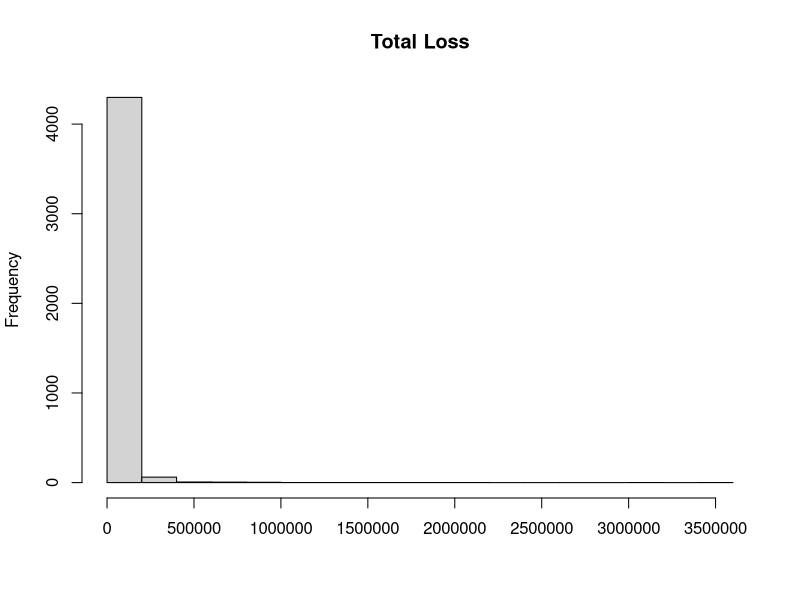
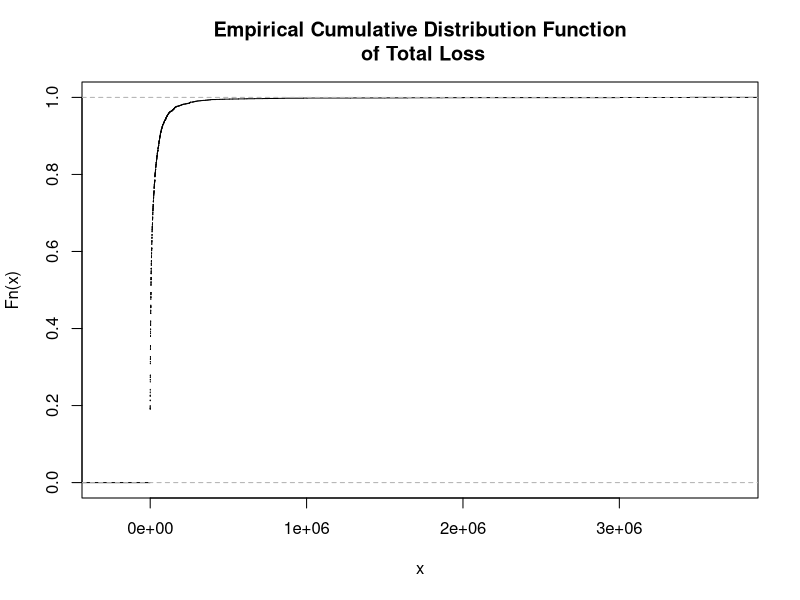
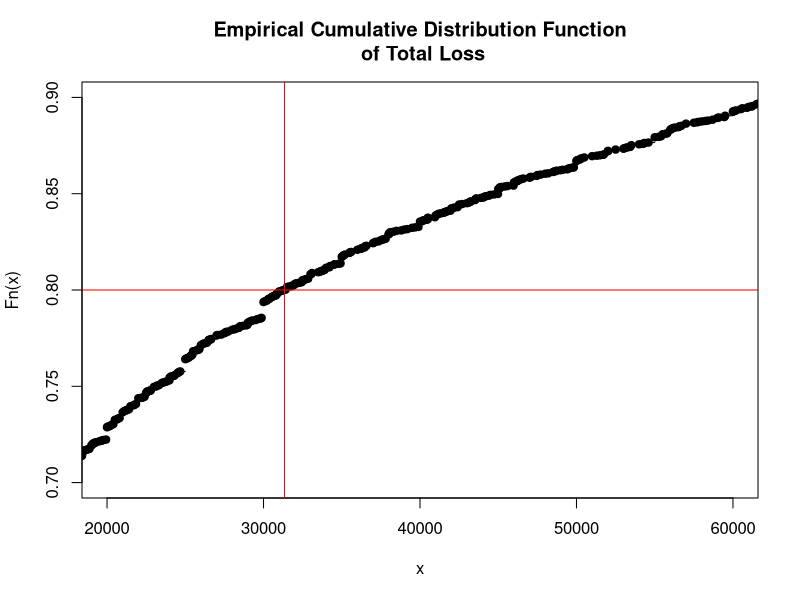
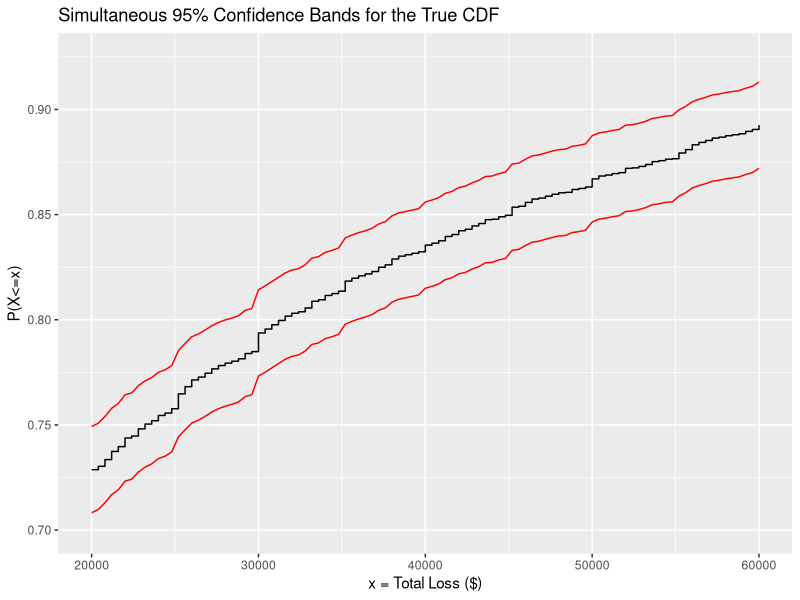

Recreate these plots in R, in order.
## ---- chunk 1
knitr::opts_chunk$set(echo = TRUE, warning = FALSE, message = FALSE)
## ---- chunk 2
library(ggplot2)
# library(ggfortify)
# library(VGAM)
library(dplyr)
library(kableExtra)
library(scales)
#library(boot)
#library(fitdistrplus)
#library(moments)
#library(stringr)
# library(sqldf)
## ---- chunk 3
prop_loss = read.csv("PropLoss.csv")
total_loss = prop_loss$Total.Loss
rm(prop_loss)
summary(total_loss)
## ---- chunk 4
hist(total_loss, main = "Total Loss", xlab = "")
## ---- chunk 5
num_claims = length(total_loss)
num_zero_claims = length(total_loss[total_loss == 0])
proportion_zero_claims =  num_zero_claims/num_claims
## ---- chunk 6
mean_claim = mean(total_loss)
sqrt(num_claims*(num_claims - 1))/(num_claims-2)*(1/num_claims*sum((total_loss - mean_claim)^3))/(1/num_claims*sum((total_loss - mean_claim)^2))^(3/2)
## ---- chunk 7
((num_claims + 1) * (num_claims) * (num_claims - 1)) /
((num_claims - 2) * (num_claims - 3)) *
sum((total_loss - mean_claim)^4) /
(sum((total_loss - mean_claim)^2))^2 - 3 *
((num_claims - 1)^2) /
((num_claims - 2) * (num_claims - 3))
## ---- chunk 8
total_loss_ecdf = ecdf(total_loss)
plot(total_loss_ecdf, main = "Empirical Cumulative Distribution Function\n of Total Loss")
## ---- chunk 9
# This finds the 80th percentile of our sample data.
q80 = quantile(total_loss_ecdf, 0.8)

plot(total_loss_ecdf, main = "Empirical Cumulative Distribution Function\n of Total Loss", xlim = c(2e4,6e4), ylim = c(0.7, 0.9))
abline(h = 0.8, v = q80, col = "red")
## ---- chunk 10
# create a function to extract the last n digits from a numeric vector, x.
bben_tail <- function(x, n){
    sapply(
      lapply(
        strsplit(
          as.character(x), split = ""
        ), 
        FUN = tail, 
        n = n
      ),
    paste,
    collapse = ""
    )
}

# Extract the last 2 digits (if possible) from each claim.
last_2_digits <- sapply(total_loss, bben_tail, n = 2) 

last_2_digits_tally = c(sum(last_2_digits == "0"),
                                        sum(last_2_digits == "00"),
                                        sum(last_2_digits != "0" & last_2_digits != "00")
)

last_2_digits_df = data.frame(last_2 = c("0", "00", "other"),
                              count = last_2_digits_tally,
                              prop = round(last_2_digits_tally/num_claims, 4)
)

last_2_digits_df %>% kable(col.names = c("Last Digit(s) of Total Loss", "Number of Claims", "Proportion")) %>% kable_styling(full_width = FALSE)
## ---- chunk 11
# extract the last 3 digits from each claim
last_3_digits <- sapply(total_loss, bben_tail, n = 3) 

last_3_digits_tally = c(sum(last_3_digits == "0"),
                                        sum(last_3_digits == "00"),
                                        sum(last_3_digits == "000"),
                                        sum(last_3_digits == "500"),
                                        sum(last_3_digits != "0" & last_3_digits != "00" & last_3_digits != "000" & last_3_digits != "500")
)

last_3_digits_df = data.frame(last_3 = c("0", "00", "000", "500", "other"),
                              count = last_3_digits_tally,
                              proportion = round(last_3_digits_tally/num_claims, 4)
)

last_3_digits_df %>% kable(col.names = c("Last Digit(s) of Total Loss", "Number of Claims", "Proportion")) %>% kable_styling(full_width = FALSE)
## ---- chunk 12
alpha = 0.05
epsilon = sqrt(log(2/alpha)/(2*num_claims))
## ---- chunk 13
# This gets the Dvoretzky–Kiefer–Wolfowitz lower bound.
DKW_lb = function(x){
    total_loss_ecdf(x) - epsilon
}

# This gets the Dvoretzky–Kiefer–Wolfowitz upper bound.
DKW_ub = function(x){
    total_loss_ecdf(x) + epsilon
}

# Make a graph.
ggplot() +
    xlim(2e4,6e4) + 
    ylim(0.7,0.925) +
    geom_function(
        fun = DKW_lb, 
        col = 'red'
    ) +
    geom_function(
        fun = DKW_ub, 
        col = 'red'
    ) +
    stat_function(
        fun = total_loss_ecdf,
        col = "black",
        geom = "step"
    ) +
    labs(title = "Simultaneous 95% Confidence Bands for the True CDF",
         x = "x = Total Loss ($)",
         y = "P(X<=x)")

## ---- chunk 14
# This function constructs a lower bound for a pointwise CI for the true CDF at a given value of x and then subtracts 0.80 from that for optimization purposes. A Clopper-Pearson CI is used.
get.cdf_pointwise_conf_int_LB = function(x, n, my_ecdf){
  binom.test(x = floor(n * my_ecdf(x)) + 1,
           n = num_claims,
           p = 0.8)$conf.int[1] - 0.80
}
# This function constructs an upper bound for a pointwise CI for the true CDF at a given value of x and then subtracts 0.80 from that for optimization purposes. A Clopper-Pearson CI is used.
get.cdf_pointwise_conf_int_UB = function(x, n, my_ecdf){
  binom.test(x = floor(n * my_ecdf(x)) + 1,
           n = num_claims,
           p = 0.8)$conf.int[2] - 0.80
}

# Find quantiles by inverting the LB and UB for the CDF.
LB = uniroot(get.cdf_pointwise_conf_int_UB, n = num_claims, my_ecdf = total_loss_ecdf, interval = c(3e4,4e4), extendInt = "upX")$root

UB = uniroot(get.cdf_pointwise_conf_int_LB, n = num_claims, my_ecdf = total_loss_ecdf, interval = c(3e4,4e4), extendInt = "upX")$root
